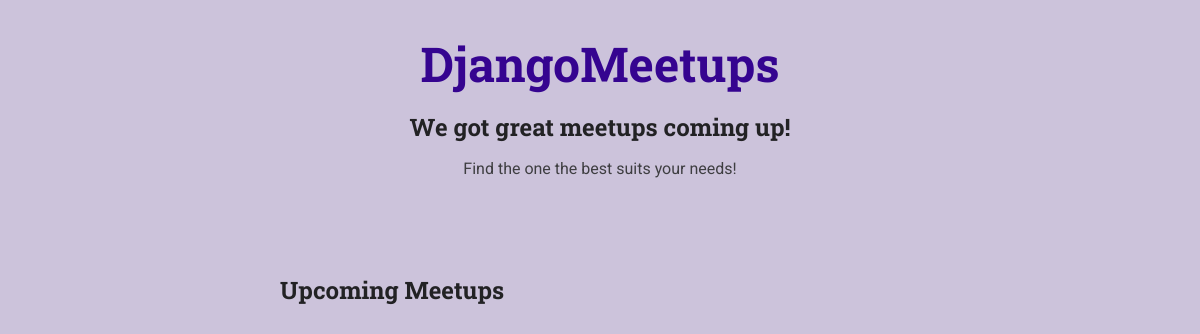
/meetups/, run on an earlier commit of the app's database.
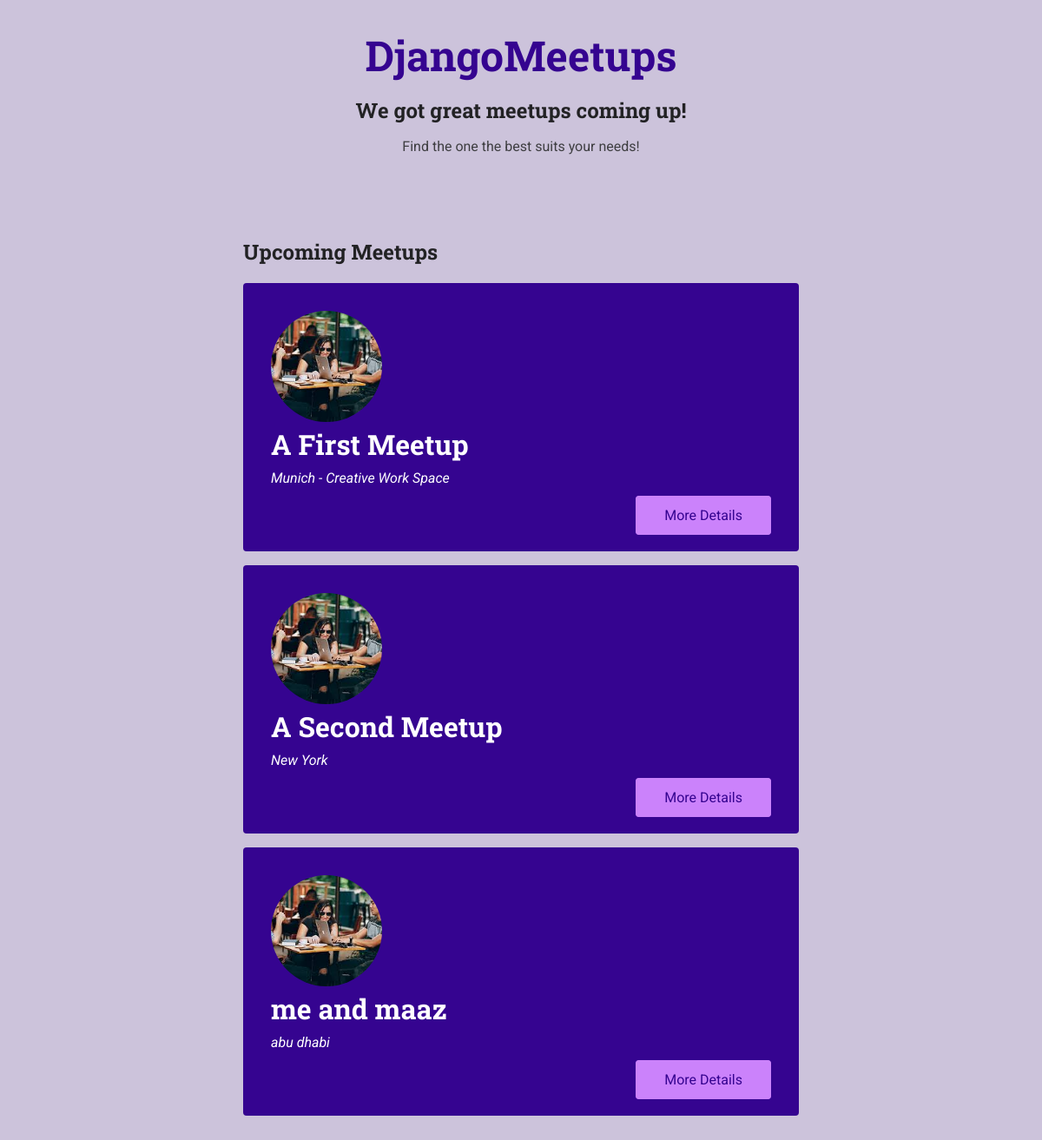
And on a later commit of the database.
### meetups/models.py (models this page shows, shortened)
class Meetup(models.Model):
	title = models.CharField(max_length=200)
	organizer_email = models.EmailField()
	date = models.DateField()
	slug = models.SlugField(unique=True)
	description = models.TextField()
	images = models.ImageField(upload_to="images")
	location = models.ForeignKey(Location, on_delete=models.CASCADE)
	participant = models.ManyToManyField(Participant, blank=True)

class Location(models.Model):
	name = models.CharField(max_length=200)
	address = models.CharField(max_length=300)

### meetups/views.py (the view)
# urls.py: path("meetups/", views.index, name='all-meetups'),
def index(request):
	meetups = Meetup.objects.all()
	return render(request, "meetups/index.html", {
		"meetups": meetups
		})

### meetups/templates/meetups/index.html (shortened to what this page needs)
{% extends 'meetups/base/base.html'%}
{% load static %}
	{% block size_css %}
	<link rel="stylesheet" href="{% static 'meetups/styles/all_meetups.css' %}">
	{% endblock %}
	{%block main_heading %}We got great meetups coming up!{%endblock%}
	{% block header_content %}<p>Find the one the best suits your needs!</p>{%endblock%}
	{% block body %}
		<section>
			<h2>Upcoming Meetups</h2>
			<ol>
				{% for meetup_item in meetups%}
					{% include 'meetups/includes/meetup-item.html' with title=meetup_item.title image=meetup_item.images.url location=meetup_item.location.name slug=meetup_item.slug %}
				{% endfor %}
			</ol>
		</section>
	{% endblock %}

### meetups/templates/meetups/base/base.html (shortened to what this page needs)
{% load static %}
<!DOCTYPE html>
<html lang="en">
<head>
	<link rel="stylesheet" href="{% static 'meetups/styles/style.css' %}">
	{% block size_css %}{% endblock %}
</head>
<body>
	<header id="main-header">
		<nav>
			<a href="{% url 'all-meetups'%}" id="main-logo"> DjangoMeetups</a>
		</nav>
		<h1>{%block main_heading %}{%endblock%}</h1>
		{% block header_content %} {%endblock%}
	</header>
	<main>
		{% block body %}{% endblock %}
	</main>
</body>
</html>

### meetups/templates/meetups/includes/meetup-item.html
<li class="meetup-item">
	<article>
		<div class="meetup-image">
			<img src="{{image}}" alt="{{title}}">
		</div>
		<div class="meetup-details">
			<h3>{{title}}</h3>
			<address>
				{{location}}
			</address>
		</div>
		<div class="meetup-actions">
			<a href="{% url 'meetup-detail' slug %}" class="btn">More Details</a>
		</div>
	</article>
</li>

### meetups/static/meetups/styles/style.css (style rules this page uses)
* { box-sizing: border-box; }
body { font-family: 'Roboto', sans-serif; margin: 0; background-color: #ccc3db; color: #3e3e41; }
h1, h2, h3 { font-family: 'Roboto Slab', sans-serif; color: #222224; }
button, .btn { cursor: pointer; font: inherit; padding: 0.5rem 1.5rem; background-color: #350490; border: 1px solid #350490; color: white; border-radius: 4px; text-decoration: none; }
#main-header { width: 100%; text-align: center; padding: 2rem 0; }
#main-header h1 { font-size: 1.5rem; }
#main-logo { font-size: 3rem; font-family: 'Roboto Slab', sans-serif; text-decoration: none; color: #350490; font-weight: bold; }

### meetups/static/meetups/styles/all_meetups.css (style rules this page uses)
section { max-width: 40rem; margin: 3rem auto; }
ol { list-style: none; margin: 0; padding: 0; }
.meetup-item { margin: 1rem 0; background-color: #350490; padding: 2rem; color: white; border-radius: 4px; }
.meetup-image { margin-right: 2rem; }
.meetup-image img { width: 8rem; height: 8rem; object-fit: cover; border-radius: 50%; }
.meetup-details h3 { color: inherit; margin-top: 0; margin-bottom: 0.5rem; font-size: 2rem; }
.meetup-details address { font-style: italic; }
.meetup-actions { margin-top: 1.5rem; text-align: right; }
.meetup-actions .btn { background-color: #cb82fb; border-color: #cb82fb; color: #350490; padding: 0.75rem 2rem; }

What changed in the data, as far as the page shows it:
added Meetup: title "A First Meetup"
now on this page (row unchanged): Location: name "Munich - Creative Work Space"
added Meetup: title "A Second Meetup"
now on this page (row unchanged): Location: name "New York"
added Meetup: title "me and maaz"
added Location: name "abu dhabi"
